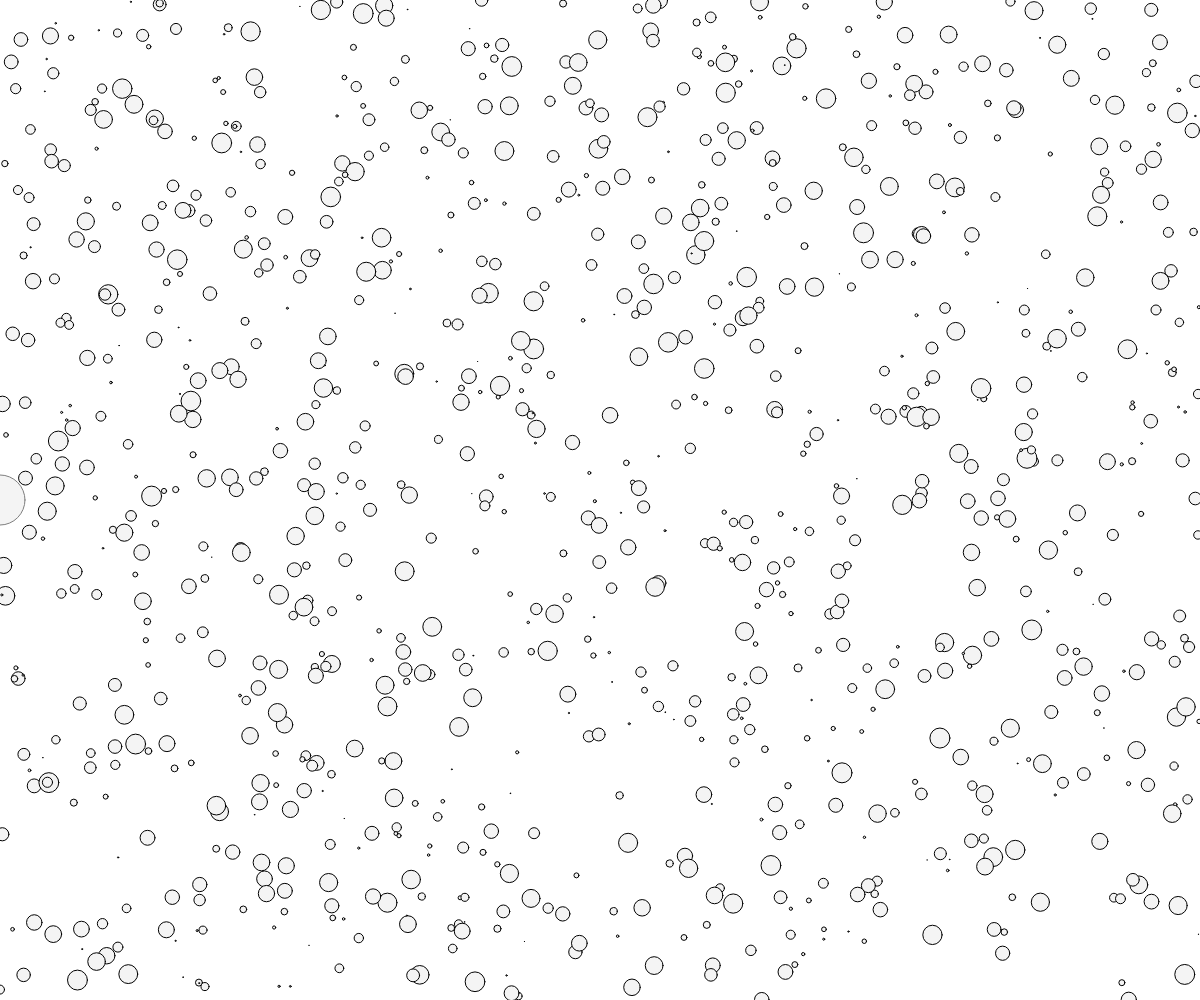
Frame 1 (no input)
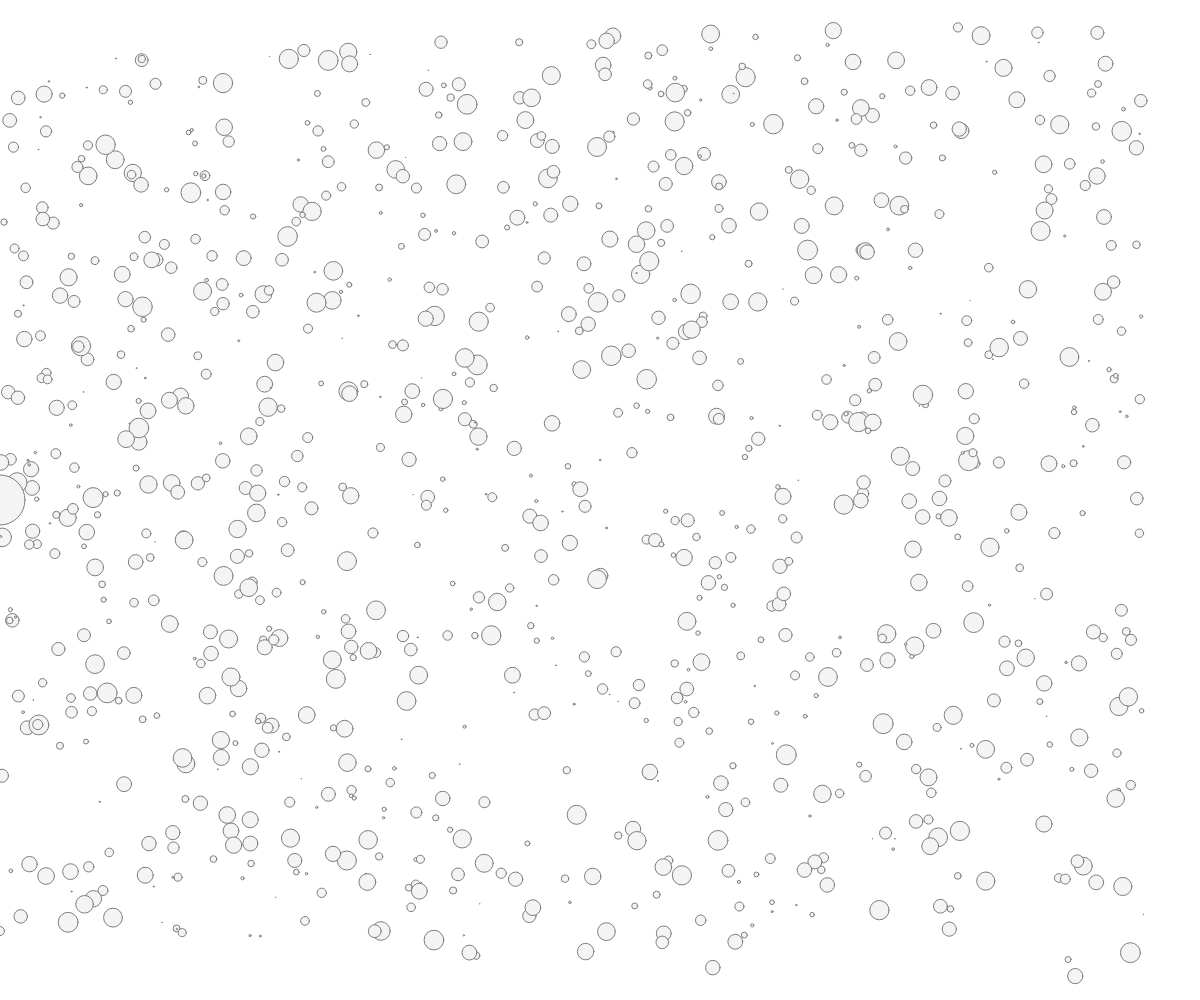
Frame 60 (no input)
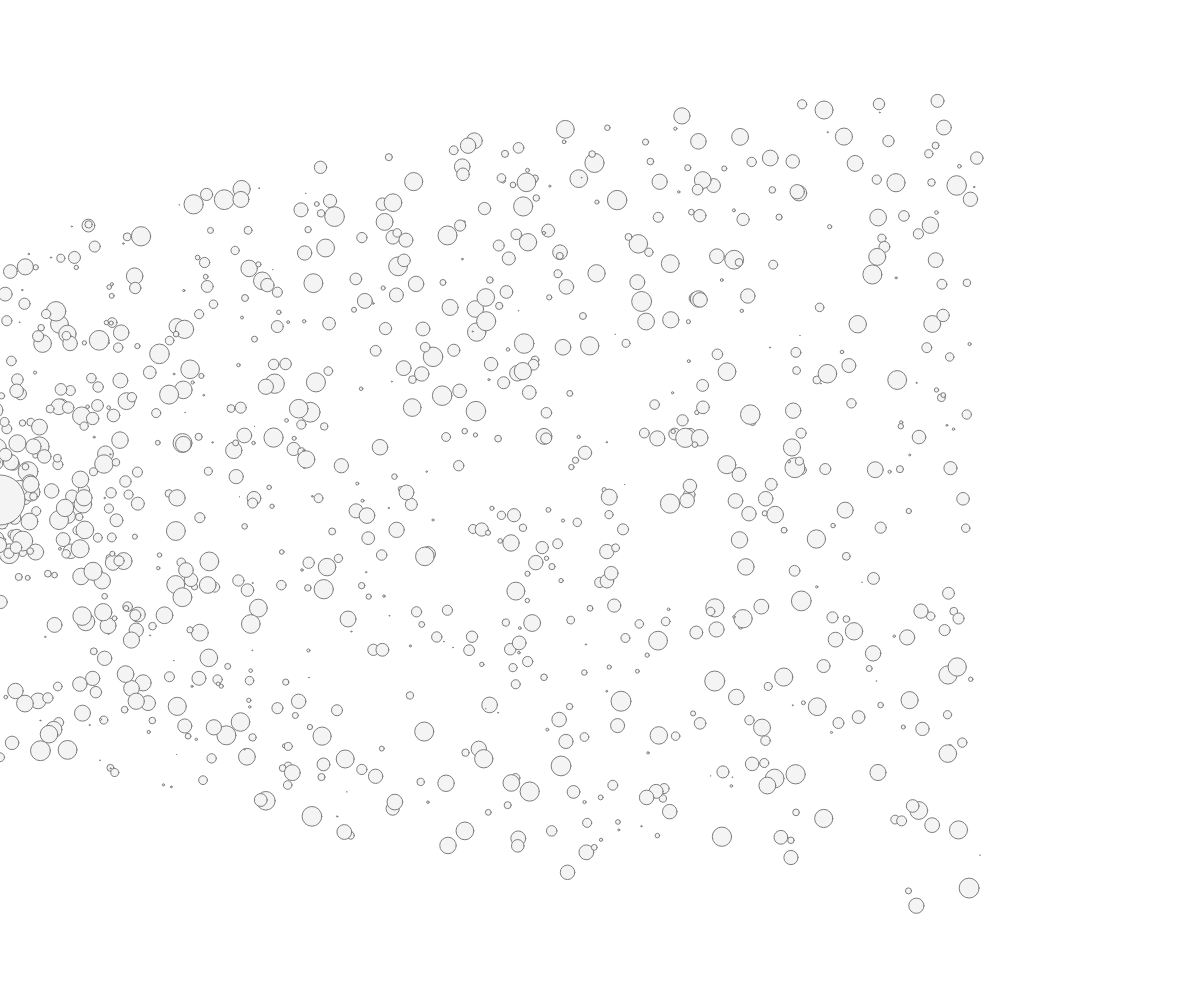
Frame 120 (the mouse pressed at the canvas centre since frame 60)

The p5.js sketch that drew these frames (run headless with seeded random() and noise() and a simulated clock; from frame 60 on, the mouse is pressed at the canvas centre):

// p5.js sketch
// ── sketch.js
var particles = [];
var attractor;
var canvas;

function setup() {
  canvas = createCanvas(windowWidth, windowHeight);
  console.log(canvas);
  console.log("loggint");
  canvas.position(0, 0);
  canvas.style('z-index', '-1');
  for(var i = 0; i < 1000; ++i) {
    particles.push(new Particle(random(width), random(height), random(2)));
  }
  attractor = new Attractor(0, height/2);
}


function draw() {
  background(256, 256, 256);
  for(var i = 0; i < particles.length; ++i) {
    var attraction = attractor.calculateAttraction(particles[i]);

    particles[i].applyForce(attraction);

    //particle.edges();
    particles[i].update();
    particles[i].display();
  }
  attractor.display();
}

// ── objects.js
var Particle = function(inX, inY, inMass) {
  this.position = createVector(inX, inY);
  this.velocity = createVector(0, 0);
  this.acceleration = createVector(0, 0);
  this.mass = inMass;
}

Particle.prototype.update = function() {
  this.velocity.add(this.acceleration);
  this.position.add(this.velocity);

  this.acceleration.set(0, 0);
}

Particle.prototype.display = function() {
  fill(244);
  ellipse(this.position.x, this.position.y, this.mass * 10, this.mass * 10);
}

Particle.prototype.applyForce = function(inForce) {
  const f = inForce.copy();
  f.div(this.mass);
  this.acceleration.add(f);
}

Particle.prototype.edges = function() {
  if(this.position.y > height) {
    this.velocity.y *= -1;
    this.position.y = height;
  }
  if(this.position.y < 0) {
    this.velocity.y *= -1;
    this.position.y = 0
  }
  if(this.position.x > width) {
    this.velocity.x *= -1;
    this.position.x = width;
  }
  if(this.position.x < 0) {
    this.velocity.x *= -1;
    this.position.x = 0;
  }
}

var Attractor = function(inX, inY) {
  this.position = createVector(inX, inY);
  this.mass = 20;
  this.G = 1
}

Attractor.prototype.display = function() {
  stroke(126);
  ellipse(this.position.x, this.position.y, 50, 50);
}


Attractor.prototype.calculateAttraction = function(inParticle) {
  var force = p5.Vector.sub(this.position,inParticle.position);  
  var distance = force.mag();
  
  distance = constrain(distance, 5, 25);
  force.normalize();
  var strength = (this.G * this.mass * inParticle.mass) / (distance * distance); 

  force.mult(strength);
  return force;
}
